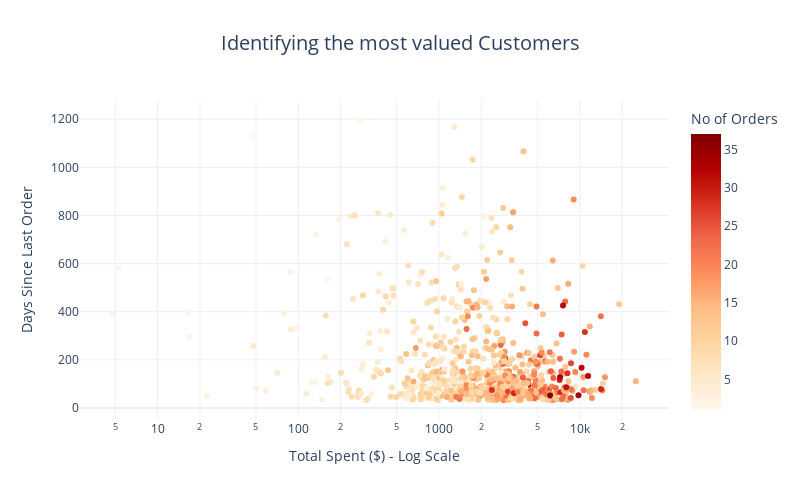

This figure's notebook cell:
### Code cell
# First make sure we have the required packages
import chart_studio.plotly as py
from chart_studio import tools
from config import CHART_STUDIO_USERNAME, CHART_STUDIO_API_KEY

# Create the plot
no_of_orders = df.groupby('Customer ID')['Order ID'].count().sort_values(ascending=False)
days_since_last_order = (pd.to_datetime('2015-02-01') - df.groupby('Customer ID')['Order Date'].max()).dt.days
total_spent = df.groupby('Customer ID')['Sales'].sum()
customer_df = pd.DataFrame({'No of Orders': no_of_orders, 'Days Since Last Order': days_since_last_order, 'Total Spent': total_spent}).reset_index()
fig = px.scatter(customer_df,
    x='Total Spent',
    y='Days Since Last Order',
    color='No of Orders',
    labels={'x':'Total Spent ($)', 'y':'Days Since Last Order', 'color':'No of Orders'},
    title='Identifying the most valued Customers',
    
    template='plotly_white',
    hover_data=['Customer ID'],
    color_continuous_scale='OrRd',
    width=800,
    height=500
)

# Update x-axis to logarithmic scale
fig.update_xaxes(type="log")

# Update layout
fig.update_layout(
    title_x=0.5,
    title_font_size=20,
    hoverlabel=dict(bgcolor="white"),
    xaxis_title="Total Spent ($) - Log Scale"
)

try:
    # Save locally as HTML first
    fig.write_html("most_valued_customers.html")
    
    # Set credentials
    tools.set_credentials_file(username=CHART_STUDIO_USERNAME, api_key=CHART_STUDIO_API_KEY)
    
    # Upload to Chart Studio
    plot_url = py.plot(fig, filename='most_valued_customers', sharing='public')
    print('Your shareable plot URL:', plot_url)
    print('This link can be shared with anyone to view the plot!')
except Exception as e:
    print(f'Error uploading to Chart Studio: {str(e)}')
    print('Plot has been saved locally as most_valued_customers.html')
    
# Display the plot in notebook
fig.show()

### Figure 1 — Plotly figure (JSON) as saved in the notebook; plotly's stock layout.template omitted (floating-point values rounded to 4 significant figures; data arrays with more than 128 entries replaced by an {"elided": "..."} marker saying what was removed)
{"data": [{"customdata": {"elided": "793x1 str values"}, "hovertemplate": "Total Spent=%{x}<br>Days Since Last Order=%{y}<br>Customer ID=%{customdata[0]}<br>No of Orders=%{marker.color}<extra></extra>", "legendgroup": "", "marker": {"color": {"elided": "793 int values"}, "coloraxis": "coloraxis", "symbol": "circle"}, "mode": "markers", "name": "", "orientation": "v", "showlegend": false, "type": "scatter", "x": {"elided": "793 float values"}, "xaxis": "x", "y": {"elided": "793 int values"}, "yaxis": "y"}], "layout": {"coloraxis": {"colorbar": {"title": {"text": "No of Orders"}}, "colorscale": [[0, "rgb(255,247,236)"], [0.125, "rgb(254,232,200)"], [0.25, "rgb(253,212,158)"], [0.375, "rgb(253,187,132)"], [0.5, "rgb(252,141,89)"], [0.625, "rgb(239,101,72)"], [0.75, "rgb(215,48,31)"], [0.875, "rgb(179,0,0)"], [1, "rgb(127,0,0)"]]}, "height": 500, "hoverlabel": {"bgcolor": "white"}, "legend": {"tracegroupgap": 0}, "title": {"font": {"size": 20}, "text": "Identifying the most valued Customers", "x": 0.5}, "width": 800, "xaxis": {"anchor": "y", "domain": [0, 1], "title": {"text": "Total Spent ($) - Log Scale"}, "type": "log"}, "yaxis": {"anchor": "x", "domain": [0, 1], "title": {"text": "Days Since Last Order"}}}}
